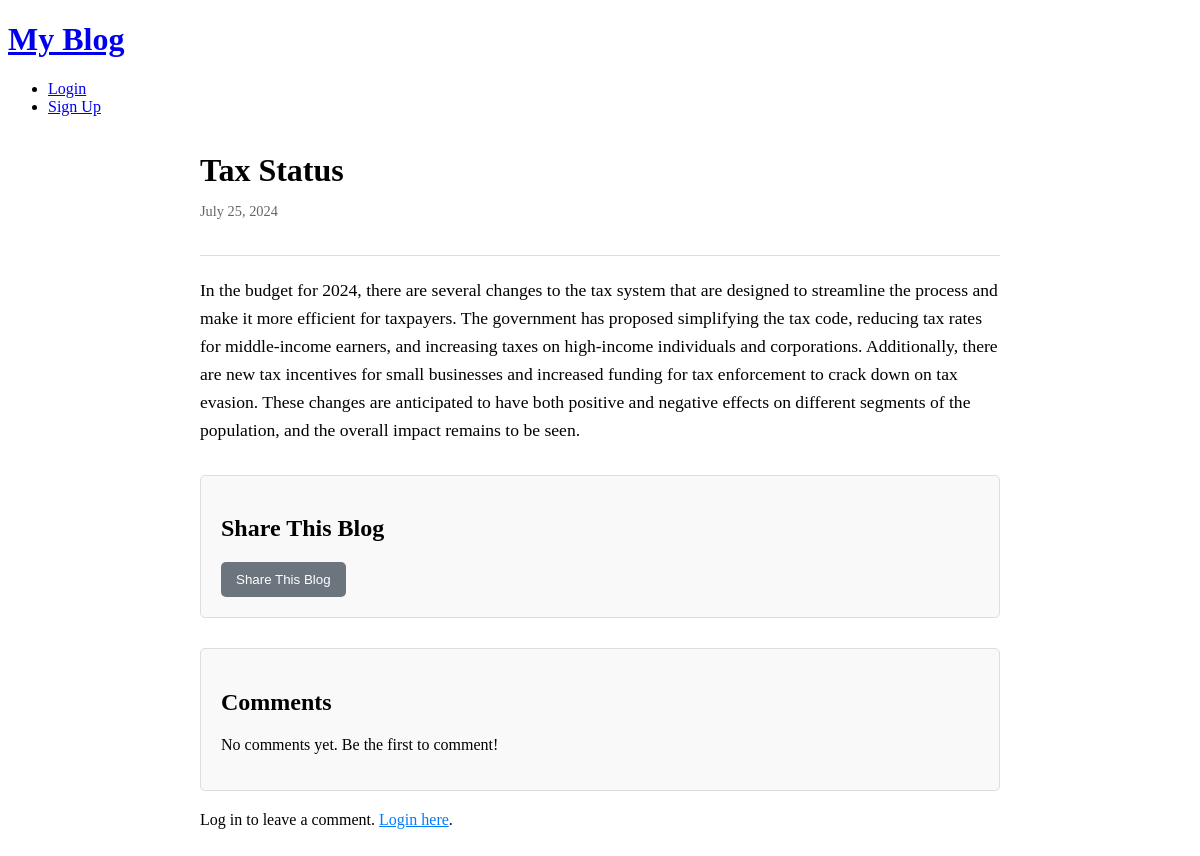
The app's page /blog/2/ with its own data.
### blog/models.py (models this page shows, shortened)
class Blog(models.Model):
    title = models.CharField(max_length=200)
    body = models.TextField()
    author = models.ForeignKey(User, on_delete=models.CASCADE)
    created_at = models.DateTimeField(auto_now_add=True)
    updated_at = models.DateTimeField(auto_now=True)
    tags = TaggableManager()
    class Meta:
        ordering = ['-created_at']

### blog/views.py (the view)
# urls.py: path('<int:id>/', views.blog_detail, name='blog_detail'),
def blog_detail(request, id):
    blog = get_object_or_404(Blog, id=id)
    comments = blog.comments.all()
    new_comment = None
    if request.method == 'POST':
        comment_form = CommentForm(request.POST)
        if comment_form.is_valid():
            new_comment = comment_form.save(commit=False)
            new_comment.blog = blog
            new_comment.author = request.user
            new_comment.save()
    else:
        comment_form = CommentForm()
    return render(request, 'blog/blog_detail.html', {'blog': blog, 'comments': comments, 'comment_form': comment_form, 'new_comment': new_comment})

### blog/templates/blog/blog_detail.html (shortened to what this page needs)
{% extends "base_generic.html" %}
{% block content %}
<div class="container">
    <header class="blog-header">
        <h1 class="blog-title">{{ blog.title }}</h1>
        <p class="blog-date">{{ blog.created_at|date:"F j, Y" }}</p>
    </header>
    <div class="blog-content">
        <p>{{ blog.body }}</p>
    </div>
    <section class="share-blog">
        <h2>Share This Blog</h2>
        <button class="btn btn-secondary" onclick="toggleShareForm()">Share This Blog</button>
    </section>
    <section class="comments-section">
        <h2>Comments</h2>
        {% if blog.comments.all %}
            <ul class="comments-list">
                {% for comment in blog.comments.all %}
                    <li class="comment">
                        <p class="comment-body">{{ comment.body }}</p>
                        <p class="comment-likes">Likes: {{ comment.likes.count }}</p>
                    </li>
                {% endfor %}
            </ul>
        {% else %}
            <p>No comments yet. Be the first to comment!</p>
        {% endif %}
    </section>
    {% if user.is_authenticated %}
        <section class="comment-form-section">
            <h2>Add a Comment</h2>
            <form method="post" class="comment-form">
                {% csrf_token %}
                {{ comment_form.as_p }}
                <button type="submit" class="btn btn-primary">Add Comment</button>
            </form>
        </section>
    {% else %}
        <p class="login-prompt">Log in to leave a comment. <a href="{% url 'login' %}">Login here</a>.</p>
    {% endif %}
</div>
{% endblock %}

### blog/static/css/styles.css (style rules this page uses)
.container { max-width: 800px; margin: 0 auto; padding: 20px; }
.blog-header { border-bottom: 1px solid #ddd; padding-bottom: 20px; margin-bottom: 20px; }
.blog-title { font-size: 2em; margin: 0; }
.blog-date { color: #666; font-size: 0.9em; }
.blog-content { font-size: 1.1em; line-height: 1.6; }
.share-blog { margin-top: 30px; padding: 20px; border: 1px solid #ddd; border-radius: 5px; background-color: #f9f9f9; }
.comments-section { margin-top: 30px; padding: 20px; border: 1px solid #ddd; border-radius: 5px; background-color: #f9f9f9; }
.btn-secondary { background-color: #6c757d; color: white; border: none; padding: 10px 15px; border-radius: 5px; cursor: pointer; }
.login-prompt { margin-top: 20px; font-size: 1em; }
.login-prompt a { color: #007bff; }

### records on screen
Blog: title "Tax Status", created_at "July 25, 2024", body "In the budget for 2024, there are several changes to the tax system that are designed to streamline the process and make it more efficient for taxpayers. The government has proposed simplifying the tax code, reducing tax rates for middle-income earners, and increasing taxes on high-income individuals and corporations. Additionally, there are new tax incentives for small businesses and increased funding for tax enforcement to crack down on tax evasion. These changes are anticipated to have both positive and negative effects on different segments of the population, and the overall impact remains to be seen."
